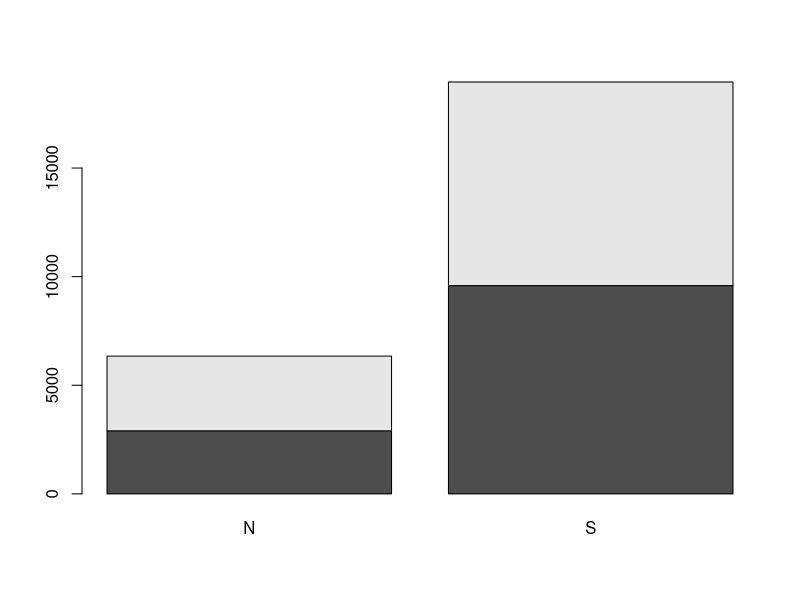
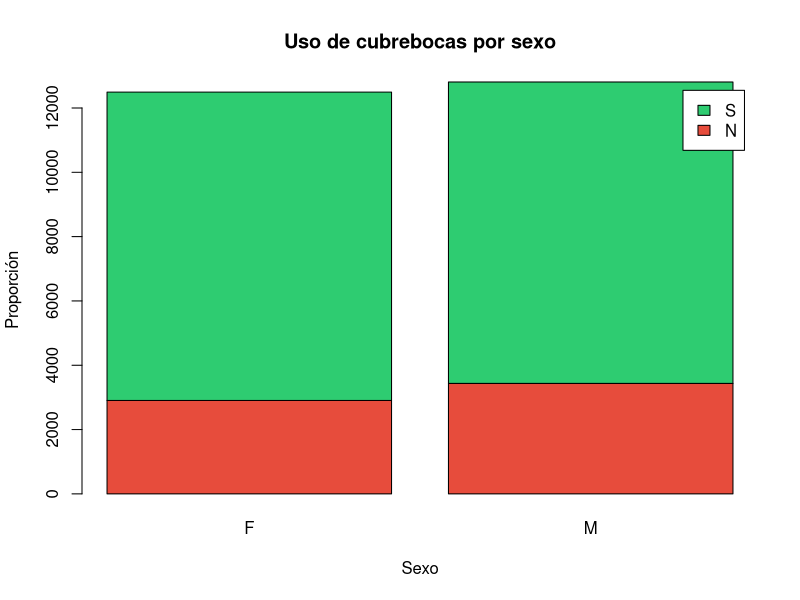
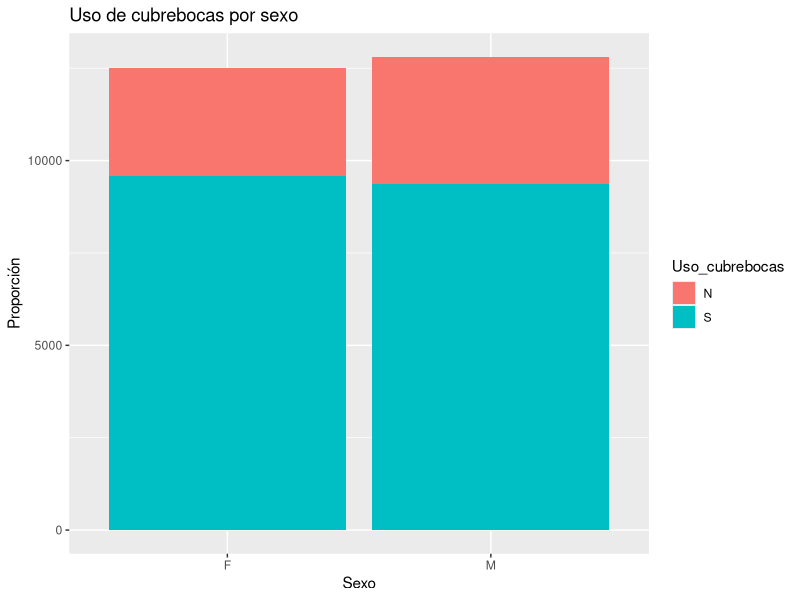

Generate these figures, in order, with R:
# Gráficos sobre el uso de cubrebocas
# Julio 2025
# Poliinterpares 2025
# LMHS


# =======================
# Cargar librerías y datos
# =======================
library(ggplot2)


# Leer archivo CSV 
setwd("D:/Proyectos_y_revisiones/Académicos/Curso_R_poliinterpares/2025/R_Polinterpares2025/")
datos_covid <- read.csv("usodecubrebocasCORRECTO.csv")

# Ver la tabla
str(datos_covid)
View(datos_covid)
# Preparar factores
datos_covid$Sexo <- as.factor(datos_covid$Sexo)
datos_covid$Uso_cubrebocas <- as.factor(datos_covid$Uso_cubrebocas)

######################################################################
# ==========================
# Gráficos en R base: Uso de cubrebocas
# ==========================
# Pretratamiento
tabla_sexo <- table(datos_covid$Sexo, datos_covid$Uso_cubrebocas)
# Gráfico 1: Uso de cubrebocas por sexo (proporción)
barplot(tabla_sexo)

# Colores y otras cosas
colores <- c("No" = "#e74c3c", "Sí" = "#2ecc71")

barplot(t(tabla_sexo),
        beside = FALSE,
        col = colores,
        legend.text = TRUE,
        args.legend = list(x = "topright", inset = 0.02),
        main = "Uso de cubrebocas por sexo",
        ylab = "Proporción",
        xlab = "Sexo")




######################################################################
# =======================
# Porcentaje de uso de cubrebocas por sexo
# =======================
ggplot(datos_covid, aes(x = Sexo, fill = Uso_cubrebocas)) +
  geom_bar() +
  labs(title = "Uso de cubrebocas por sexo", y = "Proporción", x = "Sexo")





